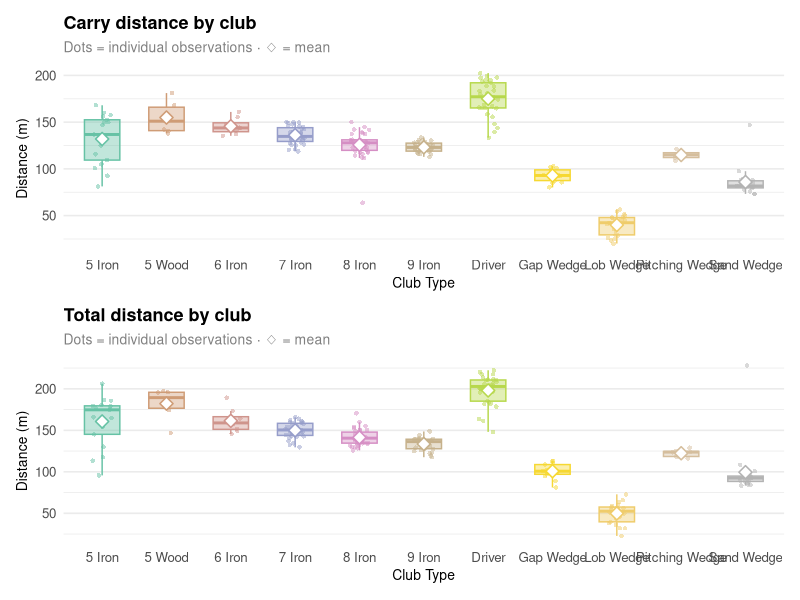
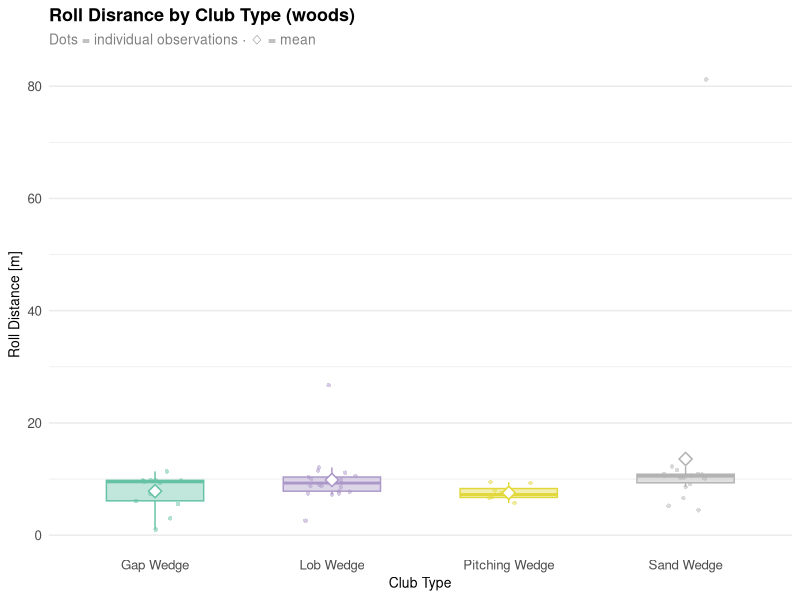
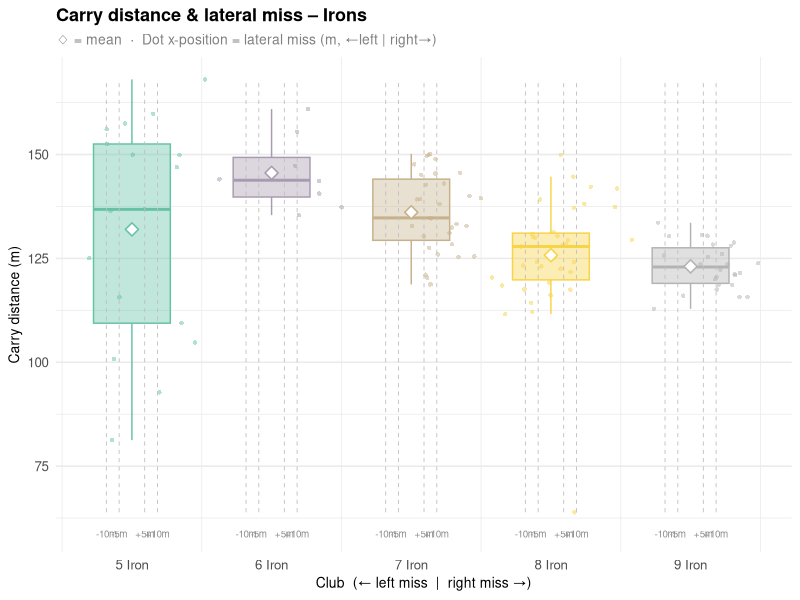
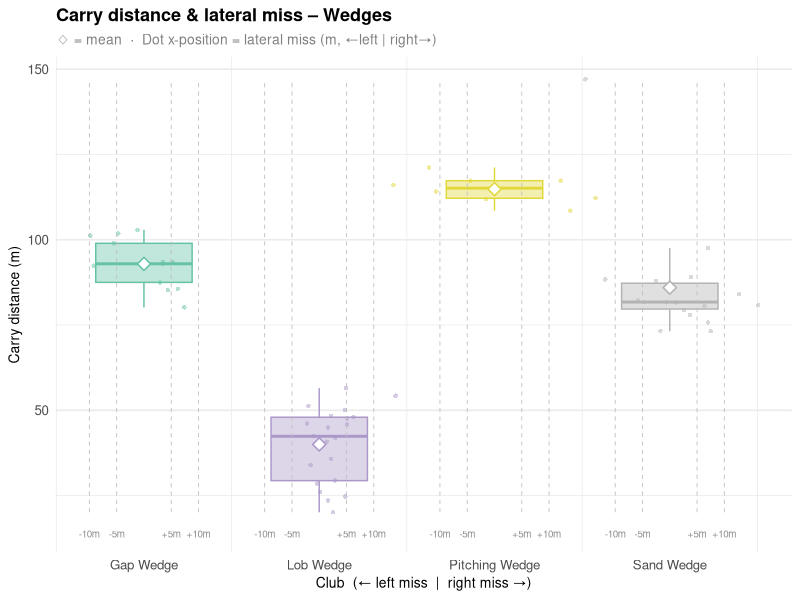
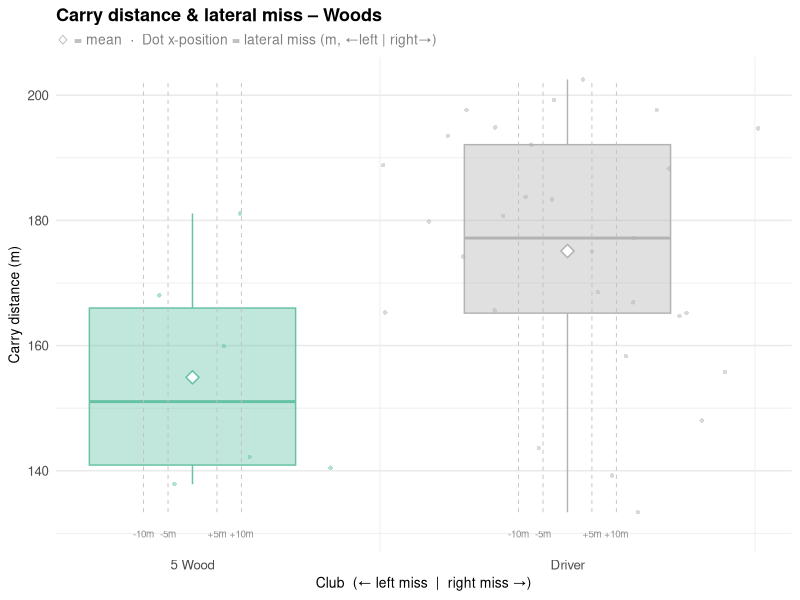
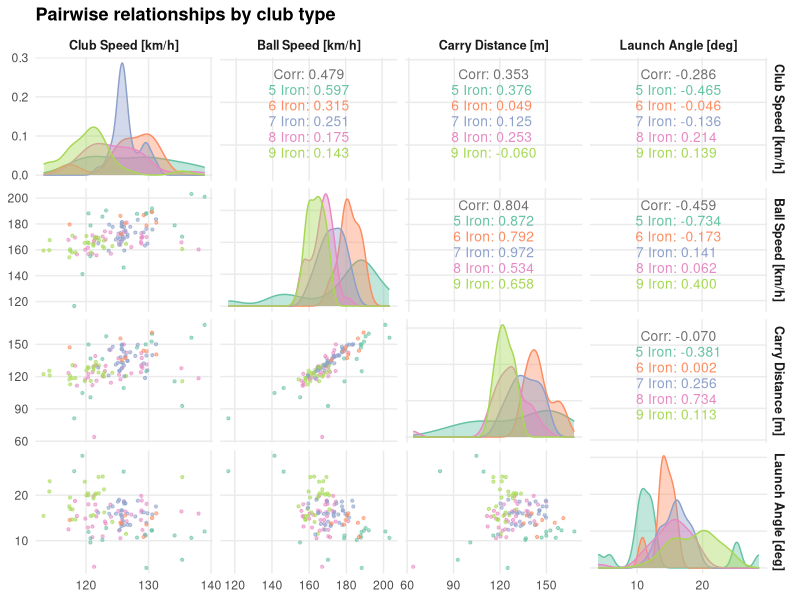
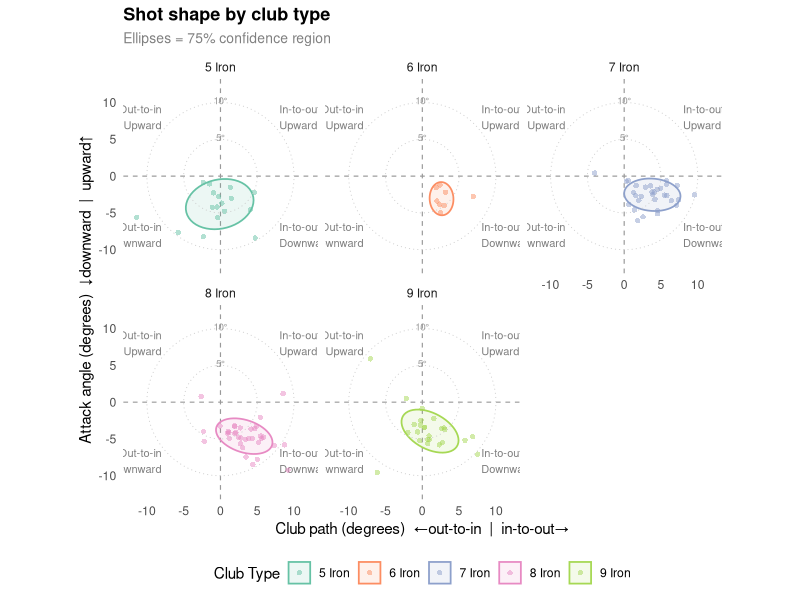
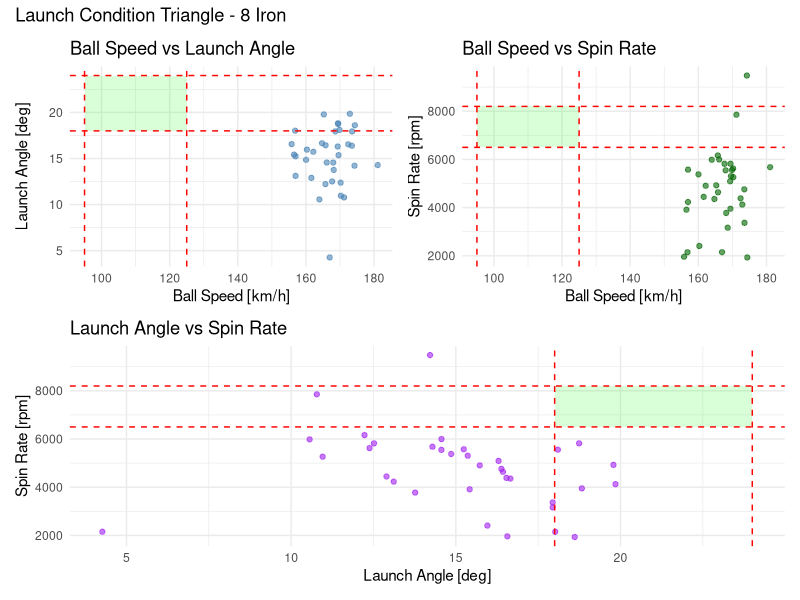

Source code (R) for these figures, in order:
library(readxl)
library(tidyverse)
library(dplyr)
library(tidyr)
library(patchwork)
library(ggplot2)
library(GGally)
library(patchwork)


make_boxplot <- function(
    data,
    x_var,
    y_var,
    title        = NULL,
    subtitle     = NULL,
    x_label      = x_var,
    y_label      = y_var,
    palette      = "Set2",
    show_mean    = TRUE,
    show_points  = TRUE,
    jitter_width = 0.15,
    point_alpha  = 0.5,
    flip         = FALSE,
    benchmark    = NULL,
    jitter_mode      = "random",  # "random" | "offline"
    offline_var      = NULL,      # column with lateral miss (m), required for jitter_mode = "offline"
    offline_ref_dist = c(5, 10)   # reference distances (m) to label on the offline axis
) {
  if (jitter_mode == "offline" && is.null(offline_var))
    stop("offline_var must be provided when jitter_mode = 'offline'")

  # -------------------------
  # OFFLINE MODE: numeric group positions + lateral offset
  # -------------------------
  if (jitter_mode == "offline") {
    club_levels  <- sort(unique(data[[x_var]]))
    n_groups     <- length(club_levels)
    # scale so the 90th-percentile miss fills ~40% of the space between clubs
    scale_factor <- 0.4 / quantile(abs(data[[offline_var]]), 0.90, na.rm = TRUE)

    data$.group_pos <- as.numeric(factor(data[[x_var]], levels = club_levels))
    data$.x_pos     <- data$.group_pos + data[[offline_var]] * scale_factor

    if (is.null(subtitle))
      subtitle <- paste0(
        if (show_mean) "\u25c7 = mean  \u00b7  " else "",
        "Dot x-position = lateral miss (m, \u2190left | right\u2192)"
      )

    pal <- colorRampPalette(RColorBrewer::brewer.pal(8, palette))(n_groups)
    names(pal) <- club_levels

    p <- ggplot(data, aes(
      x     = .group_pos,
      y     = .data[[y_var]],
      fill  = .data[[x_var]],
      color = .data[[x_var]],
      group = .data[[x_var]]
    )) +
      geom_boxplot(
        alpha         = 0.4,
        outlier.shape = NA,
        width         = 0.55,
        linewidth     = 0.5
      )

    if (show_points) {
      p <- p + geom_point(
        aes(x = .x_pos),
        size  = 1.2,
        alpha = point_alpha,
        shape = 16
      )
    }

    if (show_mean) {
      p <- p + stat_summary(
        fun    = mean,
        geom   = "point",
        shape  = 23,
        size   = 3,
        fill   = "white",
        stroke = 0.8
      )
    }

    if (!is.null(benchmark)) {
      if (is.list(benchmark) && !is.data.frame(benchmark)) benchmark <- as.data.frame(benchmark)
      benchmark <- benchmark[benchmark[[x_var]] %in% club_levels, , drop = FALSE]
      if (nrow(benchmark) > 0) {
        benchmark$.group_pos <- as.numeric(factor(benchmark[[x_var]], levels = club_levels))
        p <- p + geom_point(
          data        = benchmark,
          aes(x = .group_pos, y = .data[[y_var]]),
          inherit.aes = FALSE,
          shape = 23, size = 3.5, fill = "yellow", color = "black"
        )
      }
    }

    # Reference distance markers on the offline axis
    if (length(offline_ref_dist) > 0) {
      y_min  <- min(data[[y_var]], na.rm = TRUE)
      y_max  <- max(data[[y_var]], na.rm = TRUE)
      y_span <- y_max - y_min

      ref_df <- do.call(rbind, lapply(seq_len(n_groups), function(g) {
        do.call(rbind, lapply(offline_ref_dist, function(d) {
          rbind(
            data.frame(x = g + d * scale_factor, xend = g + d * scale_factor,
                       y = y_min, yend = y_max,
                       lx = g + d * scale_factor, ly = y_min - y_span * 0.04,
                       label = paste0("+", d, "m")),
            data.frame(x = g - d * scale_factor, xend = g - d * scale_factor,
                       y = y_min, yend = y_max,
                       lx = g - d * scale_factor, ly = y_min - y_span * 0.04,
                       label = paste0("-", d, "m"))
          )
        }))
      }))

      p <- p +
        geom_segment(
          data        = ref_df,
          aes(x = x, xend = xend, y = y, yend = yend),
          inherit.aes = FALSE,
          color       = "grey75",
          linewidth   = 0.3,
          linetype    = "dashed"
        ) +
        geom_text(
          data        = ref_df,
          aes(x = lx, y = ly, label = label),
          inherit.aes = FALSE,
          size        = 2.5,
          color       = "grey55",
          vjust       = 1
        )
    }

    p <- p +
      scale_x_continuous(breaks = seq_len(n_groups), labels = club_levels) +
      scale_fill_manual(values  = pal, guide = "none") +
      scale_color_manual(values = pal, guide = "none") +
      theme_minimal(base_size = 12) +
      theme(
        plot.title         = element_text(face = "bold", size = 13),
        plot.subtitle      = element_text(color = "grey50", size = 10),
        axis.title         = element_text(size = 10),
        panel.grid.major.x = element_blank()
      ) +
      labs(title = title, subtitle = subtitle, x = x_label, y = y_label)

    if (flip) p <- p + coord_flip()
    return(p)
  }

  # -------------------------
  # RANDOM JITTER MODE (original behaviour)
  # -------------------------
  if (is.null(subtitle)) {
    parts <- character(0)
    if (show_points) parts <- c(parts, "Dots = individual observations")
    if (show_mean)   parts <- c(parts, "\u25c7 = mean")
    subtitle <- if (length(parts)) paste(parts, collapse = " \u00b7 ") else NULL
  }

  p <- ggplot(data, aes(
    x     = .data[[x_var]],
    y     = .data[[y_var]],
    fill  = .data[[x_var]],
    color = .data[[x_var]]
  )) +
    geom_boxplot(
      alpha         = 0.4,
      outlier.shape = NA,
      width         = 0.55,
      linewidth     = 0.5
    )

  if (show_points) {
    p <- p + geom_jitter(
      width = jitter_width,
      size  = 1.2,
      alpha = point_alpha,
      shape = 16
    )
  }

  if (show_mean) {
    p <- p + stat_summary(
      fun    = mean,
      geom   = "point",
      shape  = 23,
      size   = 3,
      fill   = "white",
      stroke = 0.8
    )
  }

  # -------------------------
  # BENCHMARK LAYER (filtered)
  # -------------------------
  if (!is.null(benchmark)) {

    if (is.list(benchmark) && !is.data.frame(benchmark)) benchmark <- as.data.frame(benchmark)

    benchmark <- benchmark[
      benchmark[[x_var]] %in% unique(data[[x_var]]),
      , drop = FALSE
    ]

    if (nrow(benchmark) > 0) {
      p <- p +
        geom_point(
          data = benchmark,
          aes(x = .data[[x_var]], y = .data[[y_var]]),
          inherit.aes = FALSE,
          shape = 23, size = 3.5, fill = "yellow", color = "black"
        )
    }
  }

  # -------------------------
  # STYLING
  # -------------------------
  n_groups <- length(unique(data[[x_var]]))
  pal <- colorRampPalette(RColorBrewer::brewer.pal(8, palette))(n_groups)

  p <- p +
    scale_fill_manual(values = pal, guide = "none") +
    scale_color_manual(values = pal, guide = "none") +
    theme_minimal(base_size = 12) +
    theme(
      plot.title         = element_text(face = "bold", size = 13),
      plot.subtitle      = element_text(color = "grey50", size = 10),
      axis.title         = element_text(size = 10),
      panel.grid.major.x = element_blank()
    ) +
    labs(title = title, subtitle = subtitle, x = x_label, y = y_label)

  if (flip) p <- p + coord_flip()

  p
}


pairwise_plot <- function(
    data,
    columns,
    group_var    = NULL,
    title        = "Pairwise relationships",
    palette      = "Set2",
    upper        = "cor",
    lower        = "points",
    diag         = "densityDiag",
    point_size   = 0.8,
    point_alpha  = 0.6,
    legend_pos   = "bottom"
) {
  # Build mapping: add colour only if group_var is supplied
  mapping <- if (!is.null(group_var)) {
    aes(color = .data[[group_var]], fill = .data[[group_var]], alpha = point_alpha)
  } else {
    aes(alpha = point_alpha)
  }
  
  p <- ggpairs(
    data    = data,
    columns = columns,
    mapping = mapping,
    upper   = list(continuous = wrap(upper, size = 3.5, stars = FALSE)),
    lower   = list(continuous = wrap(lower, size = point_size)),
    diag    = list(continuous = wrap(diag,  alpha = 0.4))
  )
  
  # Apply colour scales only when grouping
  if (!is.null(group_var)) {
    p <- p +
      scale_color_brewer(palette = palette, name = group_var) +
      scale_fill_brewer(palette  = palette, name = group_var)
  }
  
  p +
    theme_minimal(base_size = 11) +
    theme(
      plot.title       = element_text(face = "bold", size = 13),
      strip.text       = element_text(size = 9, face = "bold"),
      legend.position  = legend_pos,
      panel.grid.minor = element_blank()
    ) +
    labs(title = title)
}


shot_shape_rose <- function(
    data,
    club_path,
    attack_angle,
    group_var      = NULL,
    title          = "Shot shape rose",
    palette        = "Set2",
    ellipse        = TRUE,
    facet          = FALSE,
    ellipse_level  = 0.75
) {
  mapping <- if (!is.null(group_var)) {
    aes(
      x     = .data[[club_path]],
      y     = .data[[attack_angle]],
      color = .data[[group_var]],
      fill  = .data[[group_var]]
    )
  } else {
    aes(
      x = .data[[club_path]],
      y = .data[[attack_angle]]
    )
  }
  
  p <- ggplot(data, mapping) +
    
    # Reference lines — zero axes
    geom_hline(yintercept = 0, linewidth = 0.4, linetype = "dashed", color = "grey60") +
    geom_vline(xintercept = 0, linewidth = 0.4, linetype = "dashed", color = "grey60") +
    
    # Quadrant labels
    annotate("text", x =  8, y =  8, label = "In-to-out\nUpward",   size = 2.8, color = "grey50", hjust = 0) +
    annotate("text", x = -8, y =  8, label = "Out-to-in\nUpward",   size = 2.8, color = "grey50", hjust = 1) +
    annotate("text", x =  8, y = -8, label = "In-to-out\nDownward", size = 2.8, color = "grey50", hjust = 0) +
    annotate("text", x = -8, y = -8, label = "Out-to-in\nDownward", size = 2.8, color = "grey50", hjust = 1) +
    
    # Individual shots
    geom_point(size = 1.5, alpha = 0.5, shape = 16)
  
  # Confidence ellipses
  if (ellipse) {
    p <- p + stat_ellipse(
      geom  = "polygon",
      level = ellipse_level,
      alpha = 0.12,
      linewidth = 0.6
    )
  }
  
  # Polar coordinates — note: coord_polar maps x to angle, y to radius,
  # but for a shot shape plot we want a standard Cartesian feel with
  # circular grid lines, so we use coord_fixed() + circular reference rings
  p <- p +
    # Circular reference rings at 5 and 10 degrees radius
    annotate("path",
             x = 5 * cos(seq(0, 2 * pi, length.out = 200)),
             y = 5 * sin(seq(0, 2 * pi, length.out = 200)),
             color = "grey80", linewidth = 0.3, linetype = "dotted"
    ) +
    annotate("path",
             x = 10 * cos(seq(0, 2 * pi, length.out = 200)),
             y = 10 * sin(seq(0, 2 * pi, length.out = 200)),
             color = "grey80", linewidth = 0.3, linetype = "dotted"
    ) +
    annotate("text", x = 0, y =  5.3, label = "5°",  size = 2.5, color = "grey60") +
    annotate("text", x = 0, y = 10.3, label = "10°", size = 2.5, color = "grey60") +
    
    coord_fixed(xlim = c(-12, 12), ylim = c(-12, 12)) +
    theme_minimal(base_size = 11) +
    theme(
      plot.title        = element_text(face = "bold", size = 13),
      plot.subtitle     = element_text(color = "grey50", size = 10),
      panel.grid        = element_blank(),
      axis.ticks        = element_blank(),
      legend.position   = "bottom"
    ) +
    labs(
      title    = title,
      subtitle = paste0("Ellipses = ", ellipse_level * 100, "% confidence region"),
      x        = "Club path (degrees)  ←out-to-in  |  in-to-out→",
      y        = "Attack angle (degrees)  ↓downward  |  upward↑",
      color    = group_var,
      fill     = group_var
    )
  
  if (!is.null(group_var)) {
    p <- p +
      scale_color_brewer(palette = palette) +
      scale_fill_brewer(palette  = palette)
  }
  
  if (facet && !is.null(group_var)) {
    p <- p + facet_wrap(vars(.data[[group_var]]))
  }
  
  p
}


launch_condition_triangle <- function(data, club_type, windows_lookup) {
  
  library(ggplot2)
  library(patchwork)
  library(dplyr)
  
  # Get windows for selected club
  windows <- windows_lookup[[club_type]]
  
  if (is.null(windows)) {
    stop(paste("No launch windows defined for", club_type))
  }
  
  club_data <- data %>%
    filter(`Club Type` == club_type)
  
  p1 <- ggplot(club_data, aes(x = `Ball Speed [km/h]`, y = `Launch Angle [deg]`)) +
    annotate("rect",
             xmin = windows$speed[1], xmax = windows$speed[2],
             ymin = windows$launch[1], ymax = windows$launch[2],
             alpha = 0.15, fill = "green") +
    geom_point(alpha = 0.6, color = "steelblue") +
    geom_vline(xintercept = windows$speed, linetype = "dashed", color = "red") +
    geom_hline(yintercept = windows$launch, linetype = "dashed", color = "red") +
    theme_minimal() +
    labs(title = "Ball Speed vs Launch Angle")
  
  p2 <- ggplot(club_data, aes(x = `Ball Speed [km/h]`, y = `Spin Rate [rpm]`)) +
    annotate("rect",
             xmin = windows$speed[1], xmax = windows$speed[2],
             ymin = windows$spin[1], ymax = windows$spin[2],
             alpha = 0.15, fill = "green") +
    geom_point(alpha = 0.6, color = "darkgreen") +
    geom_vline(xintercept = windows$speed, linetype = "dashed", color = "red") +
    geom_hline(yintercept = windows$spin, linetype = "dashed", color = "red") +
    theme_minimal() +
    labs(title = "Ball Speed vs Spin Rate")
  
  p3 <- ggplot(club_data, aes(x = `Launch Angle [deg]`, y = `Spin Rate [rpm]`)) +
    annotate("rect",
             xmin = windows$launch[1], xmax = windows$launch[2],
             ymin = windows$spin[1], ymax = windows$spin[2],
             alpha = 0.15, fill = "green") +
    geom_point(alpha = 0.6, color = "purple") +
    geom_vline(xintercept = windows$launch, linetype = "dashed", color = "red") +
    geom_hline(yintercept = windows$spin, linetype = "dashed", color = "red") +
    theme_minimal() +
    labs(title = "Launch Angle vs Spin Rate")
  
  (p1 | p2) / p3 +
    plot_annotation(title = paste("Launch Condition Triangle -", club_type))
}

#MAIN 


# load data
setwd("C:/Users/michi/anaconda_projects/Golf-Analytics/")

training <- read_excel(
  "data.xlsx",
  sheet = "Data",
  range = "A1:AF300"
)

benchmarkData <- read_excel(
  "data.xlsx",
  sheet = "Benchmark",
  range = "A1:J13"
)


# clean data
garminData <- as.data.frame(training) %>%
  filter(!if_all(everything(), is.na))

garminData["Roll Distance [m]"] <- garminData$`Total Distance [m]` - garminData$`Carry Distance [m]`

irons = c("5 Iron", "6 Iron", "7 Iron", "8 Iron", "9 Iron")
ironData <- garminData %>%
  filter(`Club Type` %in% irons)

wedges <- c("Gap Wedge", "Lob Wedge", "Pitching Wedge", "Sand Wedge")
wedegData <- garminData %>%
  filter(`Club Type` %in% wedges)

woods <- c("Driver", "3 Wood", "5 Wood", "7 Wood")
woodData <- garminData %>%
  filter(`Club Type` %in% woods)


# 1. BOXPLOT

p1 <- make_boxplot(garminData, "Club Type", "Carry Distance [m]",
                   title = "Carry distance by club", y_label = "Distance (m)")
p2 <- make_boxplot(garminData, "Club Type", "Total Distance [m]",
                   title = "Total distance by club", y_label = "Distance (m)")
p1 / p2

names(garminData)
make_boxplot(
  data      = wedegData,
  x_var     = "Club Type",
  y_var     = "Roll Distance [m]",
  title = "Roll Disrance by Club Type (woods) "
)

# 1b. BOXPLOT – 2D offline mode (carry distance vs lateral miss)

make_boxplot(
  data        = ironData,
  x_var       = "Club Type",
  y_var       = "Carry Distance [m]",
  offline_var = "Carry Deviation Distance [m]",
  jitter_mode = "offline",
  title       = "Carry distance & lateral miss – Irons",
  y_label     = "Carry distance (m)",
  x_label     = "Club  (\u2190 left miss  |  right miss \u2192)"
)

make_boxplot(
  data        = wedegData,
  x_var       = "Club Type",
  y_var       = "Carry Distance [m]",
  offline_var = "Carry Deviation Distance [m]",
  jitter_mode = "offline",
  title       = "Carry distance & lateral miss – Wedges",
  y_label     = "Carry distance (m)",
  x_label     = "Club  (\u2190 left miss  |  right miss \u2192)"
)

make_boxplot(
  data        = woodData,
  x_var       = "Club Type",
  y_var       = "Carry Distance [m]",
  offline_var = "Carry Deviation Distance [m]",
  jitter_mode = "offline",
  title       = "Carry distance & lateral miss – Woods",
  y_label     = "Carry distance (m)",
  x_label     = "Club  (\u2190 left miss  |  right miss \u2192)"
)


# 2. PAIRWISE PLOT

distance_vars <- c(
  "Club Speed [km/h]",
  "Ball Speed [km/h]",
  "Carry Distance [m]",
  "Launch Angle [deg]"
)
names(garminData)

pairwise_plot(
  data      = ironData,
  columns   = distance_vars,
  group_var = "Club Type",
  title     = "Pairwise relationships by club type"
)

# 3. SHOT SHAPE ROSE

shot_shape_rose(
  data         = ironData,
  club_path    = "Club Path [deg]",
  attack_angle = "Attack Angle [deg]",
  group_var    = "Club Type",
  title        = "Shot shape by club type",
  facet = TRUE
)


# 4. Launch Condition Triangle

club_windows <- list(
  
  "Driver" = list(
    speed  = c(140, 180),   # km/h
    launch = c(10, 16),     # deg
    spin   = c(1800, 3000)  # rpm
  ),
  
  "3 Wood" = list(
    speed  = c(130, 165),
    launch = c(11, 17),
    spin   = c(2500, 3500)
  ),
  
  "5 Wood" = list(
    speed  = c(125, 155),
    launch = c(12, 18),
    spin   = c(3000, 4200)
  ),
  
  "7 Wood" = list(
    speed  = c(120, 150),
    launch = c(13, 19),
    spin   = c(3500, 4800)
  ),
  
  "Hybrid" = list(
    speed  = c(115, 145),
    launch = c(14, 20),
    spin   = c(3500, 5000)
  ),
  
  "3 Iron" = list(
    speed  = c(120, 150),
    launch = c(12, 18),
    spin   = c(4000, 5500)
  ),
  
  "4 Iron" = list(
    speed  = c(115, 145),
    launch = c(13, 19),
    spin   = c(4500, 6000)
  ),
  
  "5 Iron" = list(
    speed  = c(110, 140),
    launch = c(14, 20),
    spin   = c(5000, 6500)
  ),
  
  "6 Iron" = list(
    speed  = c(105, 135),
    launch = c(15, 21),
    spin   = c(5500, 7000)
  ),
  
  "7 Iron" = list(
    speed  = c(100, 130),
    launch = c(16, 22),
    spin   = c(6000, 7500)
  ),
  
  "8 Iron" = list(
    speed  = c(95, 125),
    launch = c(18, 24),
    spin   = c(6500, 8200)
  ),
  
  "9 Iron" = list(
    speed  = c(90, 115),
    launch = c(20, 26),
    spin   = c(7000, 8500)
  ),
  
  "Pitching Wedge" = list(
    speed  = c(85, 110),
    launch = c(24, 32),
    spin   = c(8000, 10000)
  ),
  
  "Gap Wedge" = list(
    speed  = c(80, 105),
    launch = c(26, 34),
    spin   = c(9000, 11000)
  ),
  
  "Sand Wedge" = list(
    speed  = c(75, 100),
    launch = c(28, 36),
    spin   = c(10000, 12000)
  ),
  
  "Lob Wedge" = list(
    speed  = c(70, 95),
    launch = c(30, 40),
    spin   = c(11000, 13000)
  )
)

plots <- lapply(names(club_windows), function(club) {
  launch_condition_triangle(ironData, club, club_windows)
})

clubs_in_data <- intersect(unique(ironData$`Club Type`), names(club_windows))

for (club in clubs_in_data) {
  print(launch_condition_triangle(ironData, club, club_windows))
}
